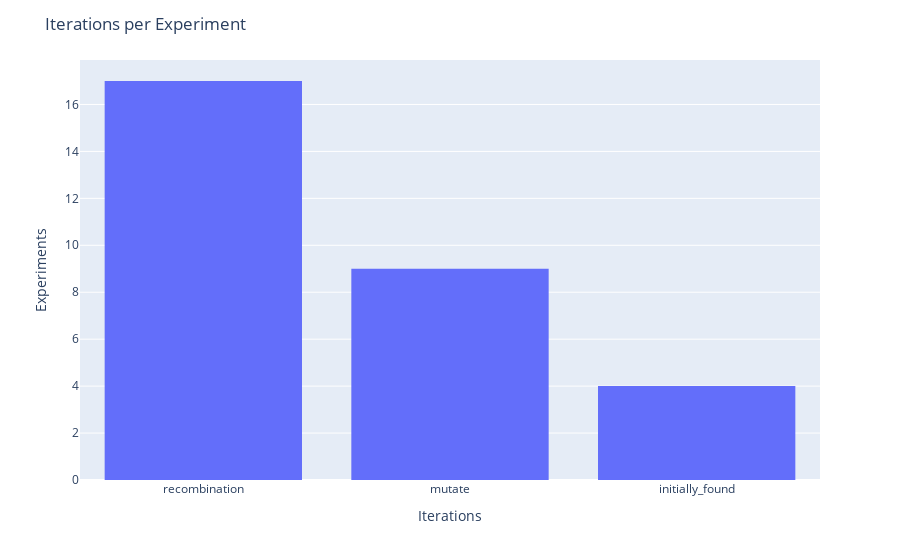

This figure's notebook cell:
### Code cell
solution_found_on_per_experiment(results[0])

### Figure 1 — Plotly figure (JSON) as saved in the notebook; plotly's stock layout.template omitted (floating-point values rounded to 4 significant figures)
{"data": [{"alignmentgroup": "True", "bingroup": "x", "hovertemplate": "x=%{x}<br>count=%{y}<extra></extra>", "legendgroup": "", "marker": {"color": "#636efa", "pattern": {"shape": ""}}, "name": "", "nbinsx": 20, "offsetgroup": "", "orientation": "v", "showlegend": false, "type": "histogram", "x": ["recombination", "recombination", "recombination", "mutate", "recombination", "recombination", "mutate", "recombination", "recombination", "mutate", "recombination", "recombination", "recombination", "initially_found", "mutate", "recombination", "mutate", "recombination", "mutate", "recombination", "recombination", "recombination", "initially_found", "recombination", "initially_found", "recombination", "initially_found", "mutate", "mutate", "mutate"], "xaxis": "x", "yaxis": "y"}], "layout": {"barmode": "relative", "legend": {"tracegroupgap": 0}, "margin": {"t": 60}, "title": {"text": "Iterations per Experiment"}, "xaxis": {"anchor": "y", "domain": [0, 1], "title": {"text": "Iterations"}}, "yaxis": {"anchor": "x", "domain": [0, 1], "title": {"text": "Experiments"}}}}
